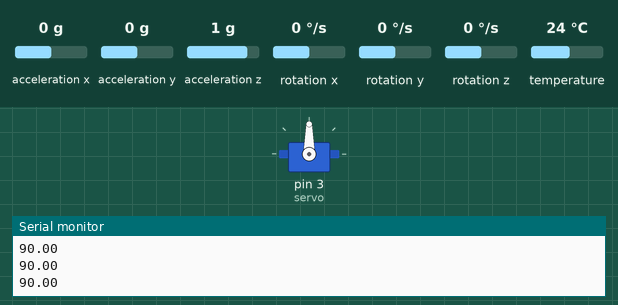
Simulated run of this sketch. Board: Arduino Uno, built with avr-gcc and run on an emulated ATmega328P. Shown: servo, the last lines printed to the serial monitor. The test bench sets the inputs (shaded band); at power-on: acceleration y 0 g, acceleration x 0 g, acceleration z 1 g, rotation x 0 °/s, rotation y 0 °/s, rotation z 0 °/s, temperature 24 °C.

Above: at 1.3 s.
1.4 s: acceleration y set to -1.4 g
At 2.1 s:
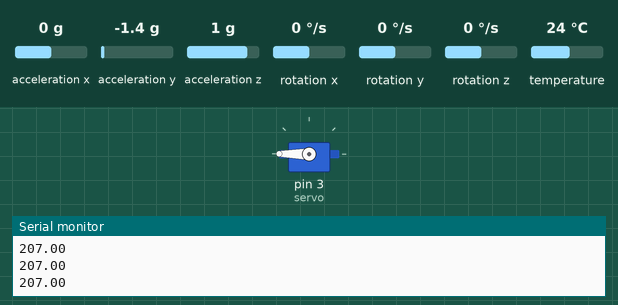
2.9 s: acceleration y set to -0.8 g
At 3.6 s:
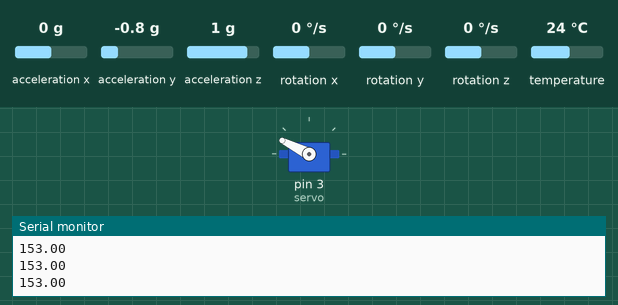
4.4 s: acceleration y set to 0.8 g
At 4.7 s:
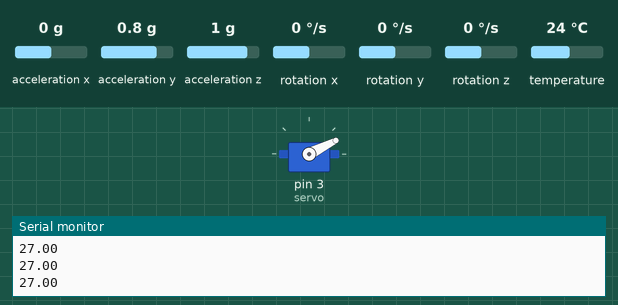
5.9 s: acceleration y set to 1.4 g
At 6.8 s:
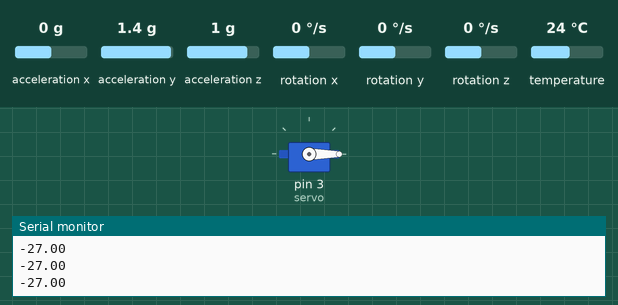
7.4 s: acceleration y set to 0 g
At 8.2 s:
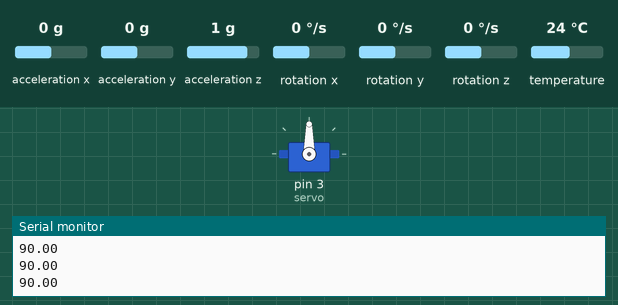
Timing chart, 0 to 9.9 s (numbered marks = the images above; inputs shaded):
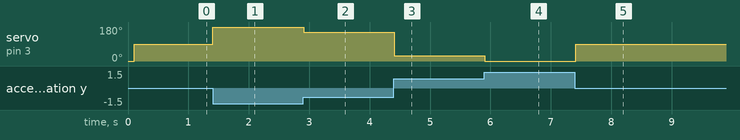

Measured:
- after the input at 1.4 s, servo on pin 3 (servo): 90° → 180° at once
- after the input at 2.9 s, servo on pin 3 (servo): 180° → 153° at once
- after the input at 4.4 s, servo on pin 3 (servo): 153° → 27° at once
- after the input at 5.9 s, servo on pin 3 (servo): 27° → 0° at once
- after the input at 7.4 s, servo on pin 3 (servo): 0° → 90° at once

The sketch:

IMU_Servo_Code.ino
```cpp
/*MPU6050 IMU sensor with servo control.
*/
#include <Adafruit_MPU6050.h>
#include <Adafruit_Sensor.h>
#include <Servo.h>
#include <Wire.h>

Servo servo;
Adafruit_MPU6050 srituhobby;

void setup(void) {
  Serial.begin(115200);
  servo.attach(3);
  Wire.begin();
  srituhobby.begin();
  servo.write(0);

  srituhobby.setAccelerometerRange(MPU6050_RANGE_8_G);//2_G,4_G,8_G,16_G
  srituhobby.setGyroRange(MPU6050_RANGE_500_DEG);//250,500,1000,2000
  srituhobby.setFilterBandwidth(MPU6050_BAND_21_HZ);

  delay(100);
}


void loop() {

  /* Get new sensor events with the readings */
  sensors_event_t a, g, temp;
  srituhobby.getEvent(&a, &g, &temp);

  float value = a.acceleration.y;

  value = map(value,  -10, 10, 180, 0);
  servo.write(value);
  Serial.println(value);
  delay(10);

}
```
